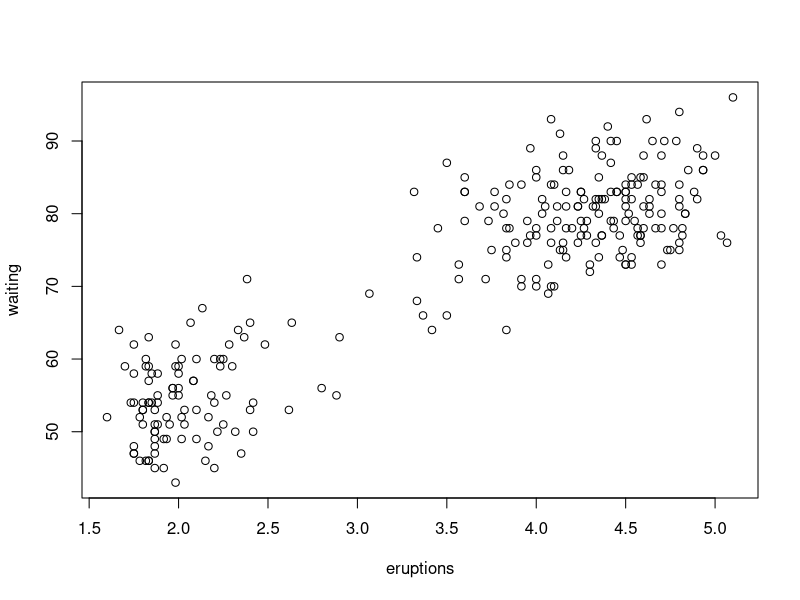
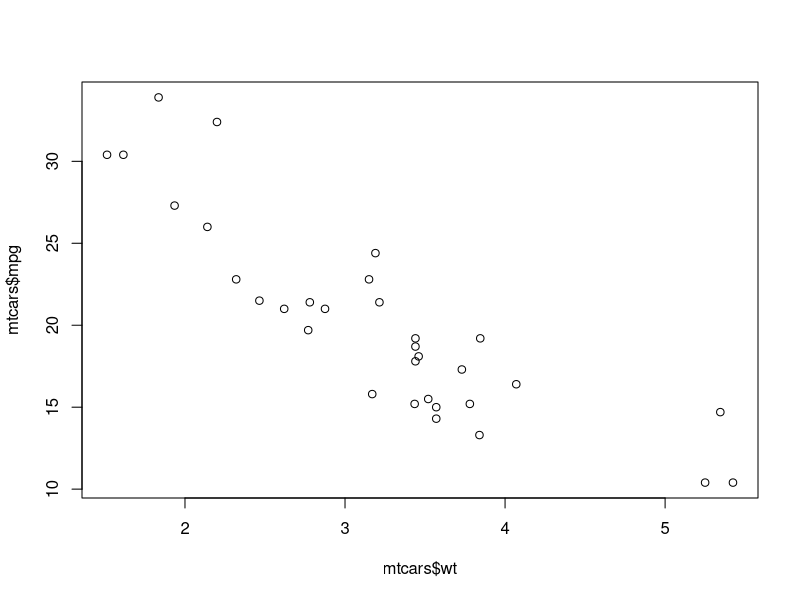
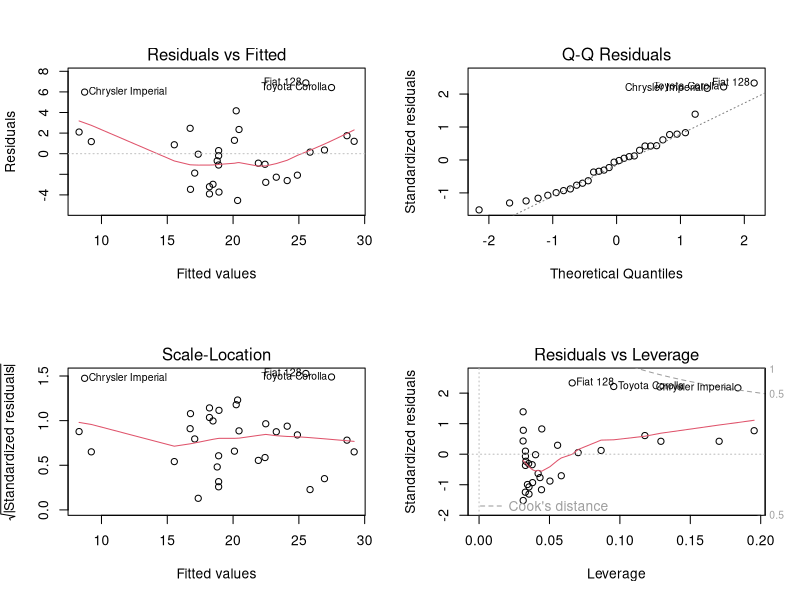

Write the R code that produced these figures, in order.
## ---- chunk 1
plot(faithful)
## ---- chunk 2
plot(mtcars$wt, mtcars$mpg)
## ---- chunk 3
mpg_mod <- lm(mpg ~ wt, data = mtcars)

par(mfrow = c(2, 2))
plot(mpg_mod)
par(mfrow = c(1,1))
